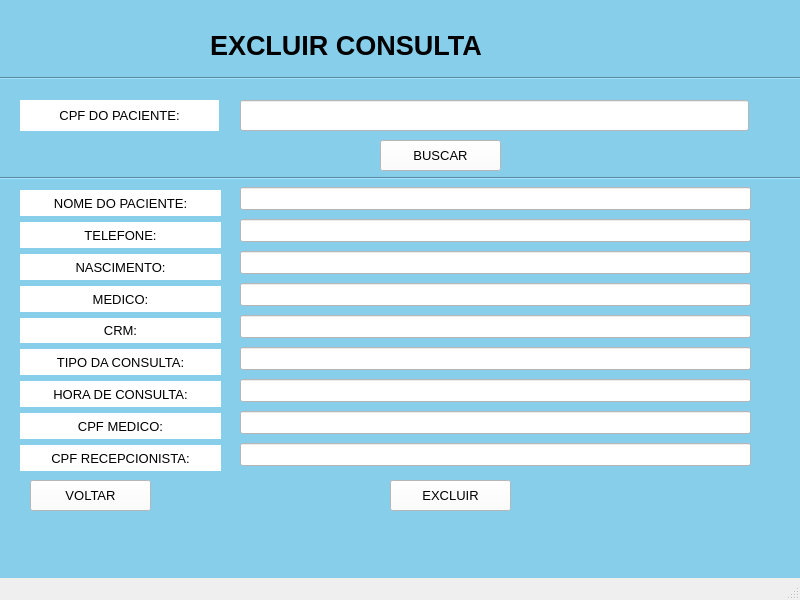
<?xml version="1.0" encoding="UTF-8"?>
<ui version="4.0">
 <class>MainWindow</class>
 <widget class="QMainWindow" name="MainWindow">
  <property name="geometry">
   <rect>
    <x>0</x>
    <y>0</y>
    <width>800</width>
    <height>600</height>
   </rect>
  </property>
  <property name="font">
   <font>
    <pointsize>10</pointsize>
   </font>
  </property>
  <property name="windowTitle">
   <string>MainWindow</string>
  </property>
  <property name="styleSheet">
   <string notr="true"/>
  </property>
  <property name="animated">
   <bool>true</bool>
  </property>
  <widget class="QWidget" name="centralwidget">
   <property name="styleSheet">
    <string notr="true">background-color: skyblue;</string>
   </property>
   <widget class="QLabel" name="label">
    <property name="geometry">
     <rect>
      <x>210</x>
      <y>20</y>
      <width>421</width>
      <height>51</height>
     </rect>
    </property>
    <property name="font">
     <font>
      <pointsize>20</pointsize>
      <weight>75</weight>
      <bold>true</bold>
     </font>
    </property>
    <property name="frameShape">
     <enum>QFrame::NoFrame</enum>
    </property>
    <property name="text">
     <string>EXCLUIR CONSULTA</string>
    </property>
    <property name="textFormat">
     <enum>Qt::AutoText</enum>
    </property>
    <property name="alignment">
     <set>Qt::AlignLeading|Qt::AlignLeft|Qt::AlignVCenter</set>
    </property>
   </widget>
   <widget class="QPushButton" name="pushButton_2">
    <property name="geometry">
     <rect>
      <x>390</x>
      <y>480</y>
      <width>121</width>
      <height>31</height>
     </rect>
    </property>
    <property name="styleSheet">
     <string notr="true">background-color: white;</string>
    </property>
    <property name="text">
     <string>EXCLUIR</string>
    </property>
   </widget>
   <widget class="QPushButton" name="pushButton_3">
    <property name="geometry">
     <rect>
      <x>30</x>
      <y>480</y>
      <width>121</width>
      <height>31</height>
     </rect>
    </property>
    <property name="styleSheet">
     <string notr="true">background-color: white;</string>
    </property>
    <property name="text">
     <string>VOLTAR</string>
    </property>
   </widget>
   <widget class="Line" name="line">
    <property name="geometry">
     <rect>
      <x>0</x>
      <y>170</y>
      <width>801</width>
      <height>16</height>
     </rect>
    </property>
    <property name="orientation">
     <enum>Qt::Horizontal</enum>
    </property>
   </widget>
   <widget class="QWidget" name="layoutWidget">
    <property name="geometry">
     <rect>
      <x>20</x>
      <y>190</y>
      <width>201</width>
      <height>281</height>
     </rect>
    </property>
    <layout class="QVBoxLayout" name="verticalLayout">
     <item>
      <widget class="QLabel" name="label_3">
       <property name="styleSheet">
        <string notr="true">background-color: white;</string>
       </property>
       <property name="text">
        <string>NOME DO PACIENTE:</string>
       </property>
       <property name="alignment">
        <set>Qt::AlignCenter</set>
       </property>
      </widget>
     </item>
     <item>
      <widget class="QLabel" name="label_11">
       <property name="styleSheet">
        <string notr="true">background-color: white;</string>
       </property>
       <property name="text">
        <string>TELEFONE:</string>
       </property>
       <property name="alignment">
        <set>Qt::AlignCenter</set>
       </property>
      </widget>
     </item>
     <item>
      <widget class="QLabel" name="label_4">
       <property name="styleSheet">
        <string notr="true">background-color: white;</string>
       </property>
       <property name="text">
        <string>NASCIMENTO:</string>
       </property>
       <property name="alignment">
        <set>Qt::AlignCenter</set>
       </property>
      </widget>
     </item>
     <item>
      <widget class="QLabel" name="label_5">
       <property name="styleSheet">
        <string notr="true">background-color: white;</string>
       </property>
       <property name="text">
        <string>MEDICO:</string>
       </property>
       <property name="alignment">
        <set>Qt::AlignCenter</set>
       </property>
      </widget>
     </item>
     <item>
      <widget class="QLabel" name="label_6">
       <property name="styleSheet">
        <string notr="true">background-color: white;</string>
       </property>
       <property name="text">
        <string>CRM:</string>
       </property>
       <property name="alignment">
        <set>Qt::AlignCenter</set>
       </property>
      </widget>
     </item>
     <item>
      <widget class="QLabel" name="label_7">
       <property name="styleSheet">
        <string notr="true">background-color: white;</string>
       </property>
       <property name="text">
        <string>TIPO DA CONSULTA:</string>
       </property>
       <property name="alignment">
        <set>Qt::AlignCenter</set>
       </property>
      </widget>
     </item>
     <item>
      <widget class="QLabel" name="label_9">
       <property name="styleSheet">
        <string notr="true">background-color: white;</string>
       </property>
       <property name="text">
        <string>HORA DE CONSULTA:</string>
       </property>
       <property name="alignment">
        <set>Qt::AlignCenter</set>
       </property>
      </widget>
     </item>
     <item>
      <widget class="QLabel" name="label_10">
       <property name="styleSheet">
        <string notr="true">background-color: white;</string>
       </property>
       <property name="text">
        <string>CPF MEDICO:</string>
       </property>
       <property name="alignment">
        <set>Qt::AlignCenter</set>
       </property>
      </widget>
     </item>
     <item>
      <widget class="QLabel" name="label_8">
       <property name="styleSheet">
        <string notr="true">background-color: white;</string>
       </property>
       <property name="text">
        <string>CPF RECEPCIONISTA:</string>
       </property>
       <property name="alignment">
        <set>Qt::AlignCenter</set>
       </property>
      </widget>
     </item>
    </layout>
   </widget>
   <widget class="QWidget" name="layoutWidget">
    <property name="geometry">
     <rect>
      <x>240</x>
      <y>184</y>
      <width>511</width>
      <height>291</height>
     </rect>
    </property>
    <layout class="QVBoxLayout" name="verticalLayout_2">
     <item>
      <widget class="QLineEdit" name="lineEdit_2">
       <property name="styleSheet">
        <string notr="true">background-color: white;</string>
       </property>
      </widget>
     </item>
     <item>
      <widget class="QLineEdit" name="lineEdit_3">
       <property name="styleSheet">
        <string notr="true">background-color: white;</string>
       </property>
      </widget>
     </item>
     <item>
      <widget class="QLineEdit" name="lineEdit_4">
       <property name="styleSheet">
        <string notr="true">background-color: white;</string>
       </property>
      </widget>
     </item>
     <item>
      <widget class="QLineEdit" name="lineEdit_5">
       <property name="styleSheet">
        <string notr="true">background-color: white;</string>
       </property>
      </widget>
     </item>
     <item>
      <widget class="QLineEdit" name="lineEdit_6">
       <property name="styleSheet">
        <string notr="true">background-color: white;</string>
       </property>
      </widget>
     </item>
     <item>
      <widget class="QLineEdit" name="lineEdit_7">
       <property name="styleSheet">
        <string notr="true">background-color: white;</string>
       </property>
      </widget>
     </item>
     <item>
      <widget class="QLineEdit" name="lineEdit_8">
       <property name="styleSheet">
        <string notr="true">background-color: white;</string>
       </property>
      </widget>
     </item>
     <item>
      <widget class="QLineEdit" name="lineEdit_9">
       <property name="styleSheet">
        <string notr="true">background-color: white;</string>
       </property>
      </widget>
     </item>
     <item>
      <widget class="QLineEdit" name="lineEdit_10">
       <property name="styleSheet">
        <string notr="true">background-color: white;</string>
       </property>
      </widget>
     </item>
    </layout>
   </widget>
   <widget class="QLabel" name="label_2">
    <property name="geometry">
     <rect>
      <x>20</x>
      <y>100</y>
      <width>199</width>
      <height>31</height>
     </rect>
    </property>
    <property name="styleSheet">
     <string notr="true">background-color: white;</string>
    </property>
    <property name="text">
     <string>CPF DO PACIENTE:</string>
    </property>
    <property name="alignment">
     <set>Qt::AlignCenter</set>
    </property>
   </widget>
   <widget class="QLineEdit" name="lineEdit">
    <property name="geometry">
     <rect>
      <x>240</x>
      <y>100</y>
      <width>509</width>
      <height>31</height>
     </rect>
    </property>
    <property name="styleSheet">
     <string notr="true">background-color: white;</string>
    </property>
   </widget>
   <widget class="Line" name="line_2">
    <property name="geometry">
     <rect>
      <x>0</x>
      <y>70</y>
      <width>801</width>
      <height>16</height>
     </rect>
    </property>
    <property name="orientation">
     <enum>Qt::Horizontal</enum>
    </property>
   </widget>
   <widget class="QPushButton" name="pushButton">
    <property name="geometry">
     <rect>
      <x>380</x>
      <y>140</y>
      <width>121</width>
      <height>31</height>
     </rect>
    </property>
    <property name="styleSheet">
     <string notr="true">background-color: white;</string>
    </property>
    <property name="text">
     <string>BUSCAR</string>
    </property>
   </widget>
  </widget>
  <widget class="QMenuBar" name="menubar">
   <property name="geometry">
    <rect>
     <x>0</x>
     <y>0</y>
     <width>800</width>
     <height>26</height>
    </rect>
   </property>
  </widget>
  <widget class="QStatusBar" name="statusbar"/>
 </widget>
 <resources/>
 <connections/>
</ui>
